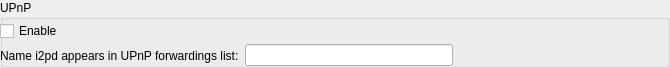
     <widget class="QGroupBox" name="groupBox">
      <property name="minimumSize">
       <size>
        <width>0</width>
        <height>68</height>
       </size>
      </property>
      <property name="maximumSize">
       <size>
        <width>16777215</width>
        <height>68</height>
       </size>
      </property>
      <property name="title">
       <string>UPnP</string>
      </property>
      <widget class="QCheckBox" name="enableUPnPCheckBox">
       <property name="geometry">
        <rect>
         <x>0</x>
         <y>20</y>
         <width>97</width>
         <height>22</height>
        </rect>
       </property>
       <property name="text">
        <string>Enable</string>
       </property>
      </widget>
      <widget class="QWidget" name="horizontalLayoutWidget_24">
       <property name="geometry">
        <rect>
         <x>0</x>
         <y>40</y>
         <width>661</width>
         <height>31</height>
        </rect>
       </property>
       <layout class="QHBoxLayout" name="horizontalLayout_30">
        <item>
         <widget class="QLabel" name="label_30">
          <property name="text">
           <string>Name i2pd appears in UPnP forwardings list:</string>
          </property>
         </widget>
        </item>
        <item>
         <widget class="QLineEdit" name="upnpNameLineEdit"/>
        </item>
        <item>
         <spacer name="horizontalSpacer_22">
          <property name="orientation">
           <enum>Qt::Horizontal</enum>
          </property>
          <property name="sizeHint" stdset="0">
           <size>
            <width>40</width>
            <height>20</height>
           </size>
          </property>
         </spacer>
        </item>
       </layout>
      </widget>
     </widget>
